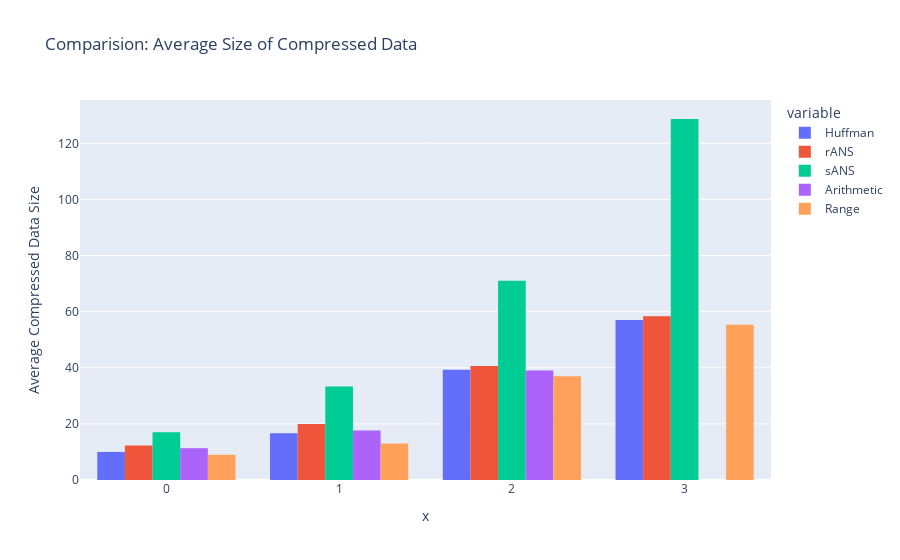

Notebook source saved alongside this figure:
### Code cell
import plotly.express as px
df = comp_df
fig = px.histogram(df, x=['0', '1','2', '3'] , y=['Huffman', 'rANS', 'sANS', 'Arithmetic', 'Range'], barmode='group', title="Comparision: Average Size of Compressed Data")
fig.update_layout( yaxis_title="Average Compressed Data Size", )

fig.show()

### Figure 1 — Plotly figure (JSON) as saved in the notebook; plotly's stock layout.template omitted (floating-point values rounded to 4 significant figures)
{"data": [{"alignmentgroup": "True", "bingroup": "x", "histfunc": "sum", "hovertemplate": "variable=Huffman<br>x=%{x}<br>sum of value=%{y}<extra></extra>", "legendgroup": "Huffman", "marker": {"color": "#636efa", "pattern": {"shape": ""}}, "name": "Huffman", "offsetgroup": "Huffman", "orientation": "v", "showlegend": true, "type": "histogram", "x": ["0", "1", "2", "3"], "xaxis": "x", "y": [10, 16.67, 39.33, 57], "yaxis": "y"}, {"alignmentgroup": "True", "bingroup": "x", "histfunc": "sum", "hovertemplate": "variable=rANS<br>x=%{x}<br>sum of value=%{y}<extra></extra>", "legendgroup": "rANS", "marker": {"color": "#EF553B", "pattern": {"shape": ""}}, "name": "rANS", "offsetgroup": "rANS", "orientation": "v", "showlegend": true, "type": "histogram", "x": ["0", "1", "2", "3"], "xaxis": "x", "y": [12.33, 20, 40.67, 58.33], "yaxis": "y"}, {"alignmentgroup": "True", "bingroup": "x", "histfunc": "sum", "hovertemplate": "variable=sANS<br>x=%{x}<br>sum of value=%{y}<extra></extra>", "legendgroup": "sANS", "marker": {"color": "#00cc96", "pattern": {"shape": ""}}, "name": "sANS", "offsetgroup": "sANS", "orientation": "v", "showlegend": true, "type": "histogram", "x": ["0", "1", "2", "3"], "xaxis": "x", "y": [17, 33.33, 71, 128.7], "yaxis": "y"}, {"alignmentgroup": "True", "bingroup": "x", "histfunc": "sum", "hovertemplate": "variable=Arithmetic<br>x=%{x}<br>sum of value=%{y}<extra></extra>", "legendgroup": "Arithmetic", "marker": {"color": "#ab63fa", "pattern": {"shape": ""}}, "name": "Arithmetic", "offsetgroup": "Arithmetic", "orientation": "v", "showlegend": true, "type": "histogram", "x": ["0", "1", "2", "3"], "xaxis": "x", "y": [11.33, 17.67, 39, null], "yaxis": "y"}, {"alignmentgroup": "True", "bingroup": "x", "histfunc": "sum", "hovertemplate": "variable=Range<br>x=%{x}<br>sum of value=%{y}<extra></extra>", "legendgroup": "Range", "marker": {"color": "#FFA15A", "pattern": {"shape": ""}}, "name": "Range", "offsetgroup": "Range", "orientation": "v", "showlegend": true, "type": "histogram", "x": ["0", "1", "2", "3"], "xaxis": "x", "y": [9, 13, 37, 55.33], "yaxis": "y"}], "layout": {"barmode": "group", "legend": {"title": {"text": "variable"}, "tracegroupgap": 0}, "title": {"text": "Comparision: Average Size of Compressed Data"}, "xaxis": {"anchor": "y", "domain": [0, 1], "title": {"text": "x"}}, "yaxis": {"anchor": "x", "domain": [0, 1], "title": {"text": "Average Compressed Data Size"}}}}
